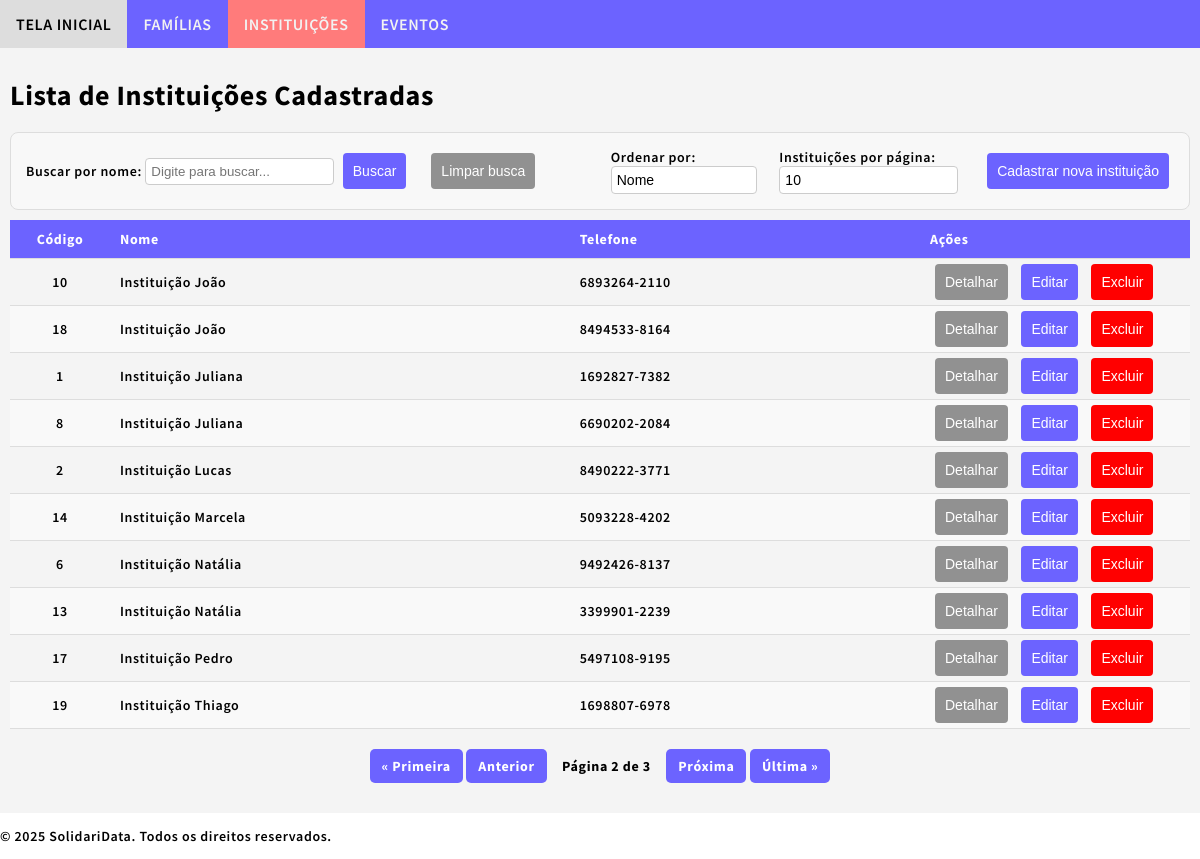
Before: /sdata/institutions/?page=2&order_by=institution_name&per_page=10&search= with the older database file.
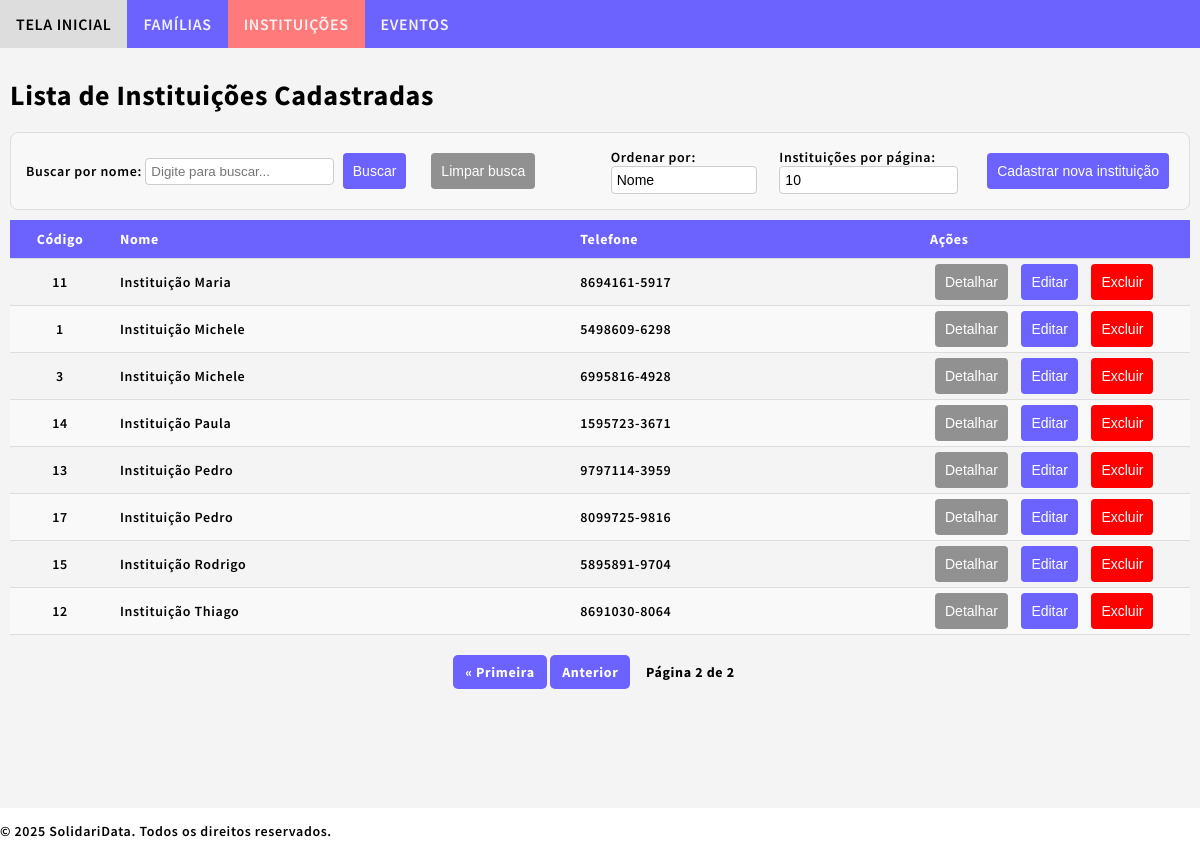
After: the same page with the newer database file.
### sdata/models.py (models this page shows, shortened)
class Institution(models.Model):
    institution_id = models.AutoField(primary_key=True)
    institution_name = models.CharField(max_length=100, db_index=True)
    institution_type = models.CharField(max_length=11, choices=[('comunitária', 'Comunitária'), ('privada', 'Privada'), ('pública', 'Pública'), ('religiosa', 'Religiosa'), ('outra', 'Outra')], blank=True)
    institution_cnpj = models.CharField(max_length=18, unique=True, blank=True)
    institution_address_street = models.CharField(max_length=65)
    institution_address_number = models.CharField(max_length=10)
    institution_address_neighborhood = models.CharField(max_length=65)
    institution_address_city = models.CharField(max_length=65)
    institution_address_state = models.CharField(max_length=2, choices=Family.BRAZILIAN_STATES, blank=True, default='SP')
    institution_address_zipcode = models.CharField(max_length=10, blank=True)
    institution_address_complement = models.CharField(max_length=255, blank=True)
    institution_phone = models.CharField(max_length=15, blank=True)
    institution_email = models.EmailField(blank=True)
    institution_website = models.URLField(blank=True)
    institution_social_media = models.CharField(max_length=255, blank=True)
    institution_description = models.TextField(blank=True)
    institution_note = models.TextField(blank=True)
    institution_created = models.DateTimeField(auto_now_add=True)
    institution_updated = models.DateTimeField(auto_now=True)

### sdata/views.py (the view)
# urls.py: path('sdata/institutions/', views.institution_list, name='institution_list'),
def institution_list(request):
    search_query = request.GET.get('search', '').lower()
    search_query_normalized = remove_accents(search_query)  # Normalize the search term
    order_by = request.GET.get('order_by', 'institution_name')  # Default ordering
    per_page = request.GET.get('per_page', '10')  # Default page size is 10
    institutions = [i for i in Institution.objects.all().order_by(order_by) if
                    remove_accents(i.institution_name.lower()).find(search_query_normalized) != -1
                    ]
    paginator = Paginator(institutions, int(per_page))
    page_number = request.GET.get('page')
    page_obj = paginator.get_page(page_number)
    return render(request, 'sdata/institution_list.html', {
        'page_obj': page_obj,
        'order_by': order_by,
        'per_page': per_page,
        'search_query': search_query,
    })

### sdata/views.py (called while the page is built)
def remove_accents(input_str):
    return ''.join(
        c for c in unicodedata.normalize('NFD', input_str)
        if unicodedata.category(c) != 'Mn'
    )

### sdata/templates/sdata/institution_list.html (shortened to what this page needs)
{% extends "sdata/base.html" %}
{% block content %}
<h1>Lista de Instituições Cadastradas</h1>
<div class="list-view-functions">
    <div>
        <form method="get">
            <label for="search" style="align-self: flex-start;">Buscar por nome:</label>
            <input type="text" name="search" id="search" value="{{ search_query }}" placeholder="Digite para buscar...">
            <button type="submit" class="btn-primary">Buscar</button>
        </form>
    </div>
    <div>
        <form method="get">
            <button type="submit" class="btn-secondary">Limpar busca</button>
        </form>
    </div>
    <div>
        <form method="get">
            <label for="order_by">Ordenar por:</label>
            <select name="order_by" id="order_by" onchange="this.form.submit()">
                <option value="institution_name" {% if order_by == 'institution_name' %}selected{% endif %}>Nome</option>
            </select>
        </form>
    </div>
    <div>
        <form method="get">
            <label for="per_page">Instituições por página:</label>
            <select name="per_page" id="per_page" onchange="this.form.submit()">
                <option value="10" {% if per_page == '10' %}selected{% endif %}>10</option>
            </select>
        </form>
    </div>
    <div>
        <button type="button" class="btn-primary" onclick="window.location.href='{% url 'institution_create' %}'">
            Cadastrar nova instituição
        </button>
    </div>
</div>
<table>
    <thead>
        <tr>
            <th>Código</th>
            <th>Nome</th>
            <th>Telefone</th>
            <th>Ações</th>
        </tr>
    </thead>
    <tbody>
        {% for institution in page_obj %}
        <tr>
            <td>{{ institution.institution_id }}</td>
            <td>{{ institution.institution_name }}</td>
            <td>{{ institution.institution_phone }}</td>
            <td>
                <button type="button" class="btn-secondary" onclick="window.location.href='{% url 'institution_detail' institution.pk %}'">
                    Detalhar
                </button>
                <button type="button" class="btn-primary" onclick="window.location.href='{% url 'institution_update' institution.pk %}'">
                    Editar
                </button>
                <button type="button" class="btn-danger" onclick="window.location.href='{% url 'institution_delete' institution.pk %}'">
                    Excluir
                </button>
            </td>
        </tr>
        {% empty %}
        <tr>
            <td colspan="4" style="text-align: center;">Nenhuma instituição encontrada.</td>
        </tr>
        {% endfor %}
    </tbody>
</table>
<div class="pagination">
    <span class="step-links">
        {% if page_obj.has_previous %}
        <a href="?page=1&order_by={{ order_by }}&per_page={{ per_page }}&search={{ search_query }}">&laquo; Primeira</a>
        <a href="?page={{ page_obj.previous_page_number }}&order_by={{ order_by }}&per_page={{ per_page }}&search={{ search_query }}">Anterior</a>
        {% endif %}
        <span>Página {{ page_obj.number }} de {{ page_obj.paginator.num_pages }}</span>
        {% if page_obj.has_next %}
        <a href="?page={{ page_obj.next_page_number }}&order_by={{ order_by }}&per_page={{ per_page }}&search={{ search_query }}">Próxima</a>
        <a href="?page={{ page_obj.paginator.num_pages }}&order_by={{ order_by }}&per_page={{ per_page }}&search={{ search_query }}">Última &raquo;</a>
        {% endif %}
    </span>
</div>
{% endblock %}

Changed rows visible on the page:
no longer on this page (row edited): Institution: institution_id "10", institution_name "Instituição João", institution_phone "6893264-2110"
no longer on this page (row edited): Institution: institution_id "18", institution_name "Instituição João", institution_phone "8494533-8164"
no longer on this page (row edited): Institution: institution_id "8", institution_name "Instituição Juliana", institution_phone "6690202-2084"
no longer on this page (row edited): Institution: institution_id "2", institution_name "Instituição Lucas", institution_phone "8490222-3771"
removed Institution: institution_id "6", institution_name "Instituição Natália", institution_phone "9492426-8137"
removed Institution: institution_id "19", institution_name "Instituição Thiago", institution_phone "1698807-6978"
now on this page (row edited): Institution: institution_id "11", institution_name "Instituição Maria", institution_phone "8694161-5917"
changed Institution id 1: institution_name "Instituição Juliana" → "Instituição Michele"; institution_phone "1692827-7382" → "5498609-6298"
now on this page (row edited): Institution: institution_id "3", institution_name "Instituição Michele", institution_phone "6995816-4928"
changed Institution id 14: institution_name "Instituição Marcela" → "Instituição Paula"; institution_phone "5093228-4202" → "1595723-3671"
changed Institution id 13: institution_name "Instituição Natália" → "Instituição Pedro"; institution_phone "3399901-2239" → "9797114-3959"
changed Institution id 17: institution_phone "5497108-9195" → "8099725-9816"
now on this page (row edited): Institution: institution_id "15", institution_name "Instituição Rodrigo", institution_phone "5895891-9704"
now on this page (row edited): Institution: institution_id "12", institution_name "Instituição Thiago", institution_phone "8691030-8064"
Other visible differences:
{{ page_obj.paginator.num_pages }}: "3" → "2"
text no longer shown: "Próxima Última »"
